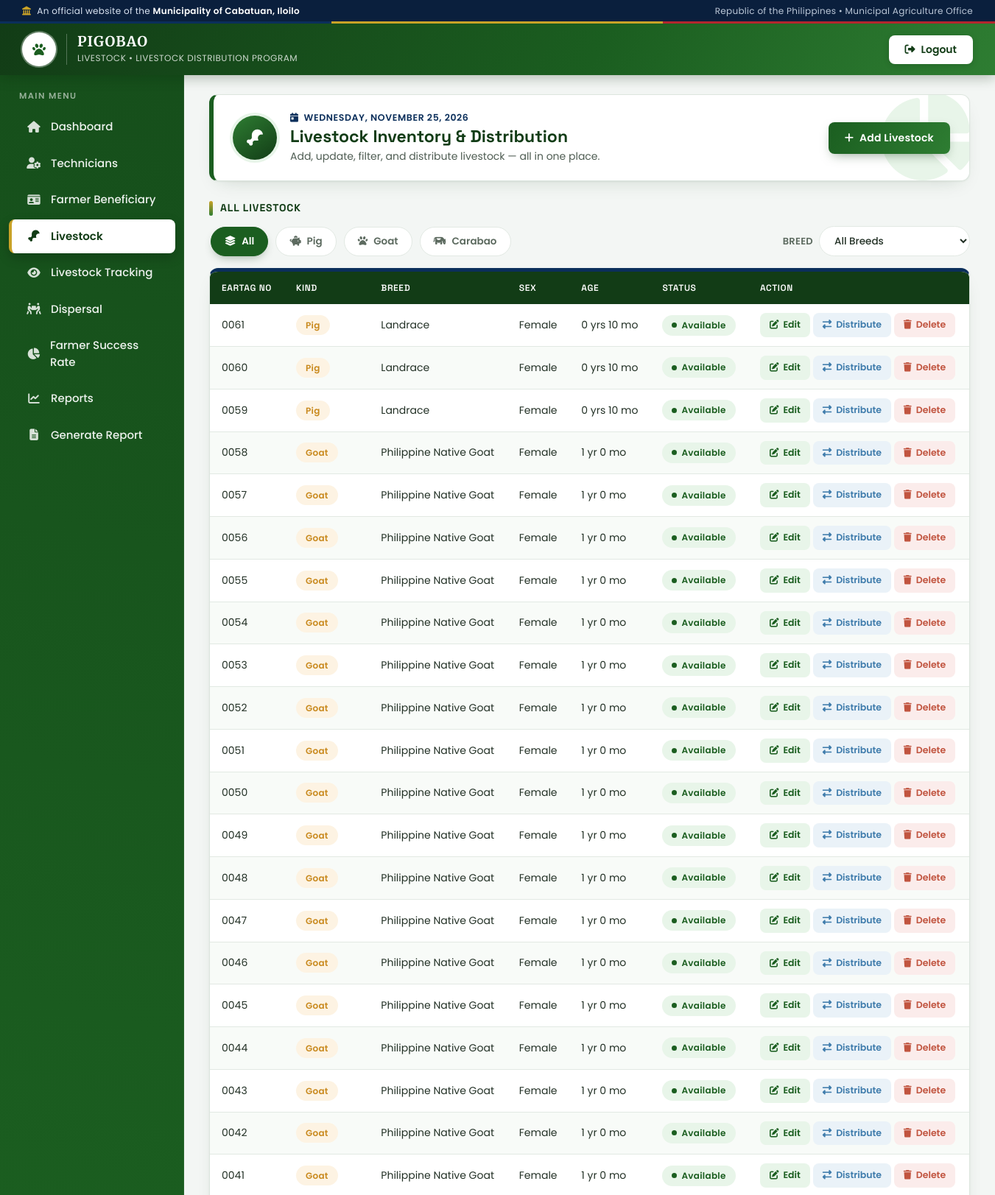
Page /add-livestock.php (signed in, upper part) on the committed database.
### tables this page shows
CREATE TABLE `livestock` (
  `livestock_id` int(10) UNSIGNED NOT NULL,
  `kind` enum('goat','pig','carabao') NOT NULL,
  `breed` varchar(100) NOT NULL,
  `sex` enum('Male','Female','Unknown') NOT NULL DEFAULT 'Unknown',
  `birth_date` date DEFAULT NULL,
  `batch_no` varchar(50) NOT NULL,
  `status` enum('available','distributed','dead','retired') NOT NULL DEFAULT 'available',
  `created_at` timestamp NOT NULL DEFAULT current_timestamp(),
  `updated_at` timestamp NOT NULL DEFAULT current_timestamp() ON UPDATE current_timestamp()
);

### add-livestock.php (the view, shortened to what this page needs)
<?php
require '../db.php';
function livestockAge($birthDate) {
    try {
        $birth = new DateTime($birthDate);
        $today = new DateTime('today');
        $diff = $birth->diff($today);
        return $diff->y . ' yr' . ($diff->y === 1 ? '' : 's') . ' ' . $diff->m . ' mo';
    } catch(Exception $e) {
        return '—';
    }
}
$inventory = $conn->query("SELECT * FROM livestock WHERE status = 'available' ORDER BY livestock_id DESC");
$rows = [];
if($inventory && $inventory->num_rows > 0) {
    while($r = $inventory->fetch_assoc()) {
        $rows[] = $r;
    }
}
?>
<!DOCTYPE html>
<html lang="en">
<head>
<link rel="stylesheet" href="https://cdnjs.cloudflare.com/ajax/libs/font-awesome/6.4.0/css/all.min.css">
<link rel="stylesheet" href="https://cdn.jsdelivr.net/npm/bootstrap@5.3.0/dist/css/bootstrap.min.css">
</head>
<body>
<div class="gov-strip">
    <div class="left">
        <i class="fas fa-landmark"></i>
        <span>An official website of the <strong>Municipality of Cabatuan, Iloilo</strong></span>
    </div>
    <div class="right">Republic of the Philippines &bull; Municipal Agriculture Office</div>
</div>
<header>
    <div class="brand">
        <div class="seal">
        </div>
        <div class="titles">
            <h1>PIGOBAO</h1>
            <small>Livestock &bull; Livestock Distribution Program</small>
        </div>
    </div>
    <a href="../adminlog_out.php" class="logout"><i class="fas fa-right-from-bracket"></i> Logout</a>
</header>
<div class="sidebar">
    <div class="menu-title">Main Menu</div>
    <a href="../admin_dashboard.php"><i class="fas fa-home"></i> Dashboard</a>
    <a href="./add-technician.php"><i class="fas fa-user-cog"></i> Technicians</a>
    <a href="./farmer-beneficiary.php"><i class="fas fa-id-card"></i> Farmer Beneficiary</a>
    <a href="./add-livestock.php"class="active"><i class="fas fa-drumstick-bite"></i> Livestock</a>
    <a href="./tracking.php"><i class="fas fa-eye"></i> Livestock Tracking</a>
    <a href="./dispersal.php"><i class="fas fa-people-carry-box"></i> Dispersal</a>
    <a href="./farmer-success-rate.php" ><i class="fas fa-chart-pie"></i> Farmer Success Rate</a>
    <a href="./reports.php"><i class="fas fa-chart-line"></i> Reports</a>
    <a href="./generate-report.php"><i class="fas fa-file-alt"></i> Generate Report</a>
</div>
<div class="main-content">
    <div class="page-card">
        <div class="page-icon"><i class="fas fa-drumstick-bite"></i></div>
        <div class="page-info">
            <div class="page-date"><i class="fas fa-calendar-day"></i> <?= date('l, F j, Y') ?></div>
            <h2>Livestock Inventory &amp; Distribution</h2>
            <p>Add, update, filter, and distribute livestock — all in one place.</p>
        </div>
        <button class="add-btn" data-bs-toggle="modal" data-bs-target="#addLivestockModal">
            <i class="fas fa-plus"></i> Add Livestock
        </button>
    </div>
    <p class="section-label">All Livestock</p>
    <div class="kind-filter-bar">
        <button type="button" class="kind-filter-btn active" data-filter="all" onclick="filterKind('all', this)">
            <i class="fas fa-layer-group"></i> All
        </button>
        <button type="button" class="kind-filter-btn" data-filter="pig" onclick="filterKind('pig', this)">
            <i class="fas fa-piggy-bank"></i> Pig
        </button>
        <button type="button" class="kind-filter-btn" data-filter="goat" onclick="filterKind('goat', this)">
            <i class="fas fa-paw"></i> Goat
        </button>
        <button type="button" class="kind-filter-btn" data-filter="carabao" onclick="filterKind('carabao', this)">
            <i class="fas fa-cow"></i> Carabao
        </button>
        <div class="breed-filter-wrap">
            <label for="breedFilterSelect">Breed</label>
            <select id="breedFilterSelect" onchange="filterBreed(this.value)">
                <option value="all">All Breeds</option>
            </select>
        </div>
    </div>
    <div class="table-card">
        <div class="table-responsive">
            <table class="pg-table" id="livestockTable">
                <thead>
                    <tr>
                        <th>Eartag No</th>
                        <th>Kind</th>
                        <th>Breed</th>
                        <th>Sex</th>
                        <th>Age</th>
                        <th>Status</th>
                        <th>Action</th>
                    </tr>
                </thead>
                <tbody>
                    <?php
                    if(!empty($rows)):
                        foreach($rows as $row):
                    ?>
                            <tr class="data-row" data-kind="<?= htmlspecialchars($row['kind']) ?>" data-breed="<?= htmlspecialchars($row['breed'] ?? '', ENT_QUOTES) ?>">
                                <td><?= htmlspecialchars($row['batch_no']) ?></td>
                                <td><span class="kind-pill"><?= htmlspecialchars($row['kind']) ?></span></td>
                                <td><?= htmlspecialchars($row['breed']) ?: '—' ?></td>
                                <td><?= htmlspecialchars($row['sex']) ?></td>
                                <td><?= htmlspecialchars(livestockAge($row['birth_date'] ?? null)) ?></td>
                                <td>
                                    <span class="status-pill status-<?= htmlspecialchars($row['status']) ?>">
                                        <?= htmlspecialchars(ucfirst($row['status'])) ?>
                                    </span>
                                </td>
                                <td>
                                    <button class="action-btn edit" data-bs-toggle="modal" data-bs-target="#editLivestockModal<?= $row['livestock_id'] ?>">
                                        <i class="fas fa-edit"></i> Edit
                                    </button>
                                    <?php if($row['status'] === 'available'): ?>
                                        <button
                                            type="button"
                                            class="action-btn distribute"
                                            data-bs-toggle="modal"
                                            data-bs-target="#distributeModal"
                                            data-livestock-id="<?= (int)$row['livestock_id'] ?>"
                                            data-livestock-name="<?= htmlspecialchars(ucfirst($row['kind']).($row['breed'] ? ", ".$row['breed'] : ""), ENT_QUOTES, 'UTF-8') ?>"
                                            data-batch-no="<?= htmlspecialchars($row['batch_no'], ENT_QUOTES, 'UTF-8') ?>"
                                        >
                                            <i class="fas fa-exchange-alt"></i> Distribute
                                        </button>
                                    <?php endif; ?>
                                    <a href="add-livestock.php?delete_id=<?= $row['livestock_id'] ?>" class="action-btn delete" onclick="return confirm('Delete this livestock?');">
                                        <i class="fas fa-trash"></i> Delete
                                    </a>
                                </td>
                            </tr>
                    <?php
                        endforeach;
                    else:
                    ?>
                        <tr><td colspan="7" class="empty-row"><em>No livestock in inventory</em></td></tr>
                    <?php endif; ?>
                </tbody>
            </table>
        </div>
    </div>
</div>
</body>
</html>

### rows in the picture
livestock: batch_no "0061", kind "Pig", breed "Landrace", sex "Female", birth_date "0 yrs 10 mo", status "Available"
livestock: batch_no "0060", kind "Pig", breed "Landrace", sex "Female", birth_date "0 yrs 10 mo", status "Available"
livestock: batch_no "0059", kind "Pig", breed "Landrace", sex "Female", birth_date "0 yrs 10 mo", status "Available"
livestock: batch_no "0058", kind "Goat", breed "Philippine Native Goat", sex "Female", birth_date "1 yr 0 mo", status "Available"
livestock: batch_no "0057", kind "Goat", breed "Philippine Native Goat", sex "Female", birth_date "1 yr 0 mo", status "Available"
livestock: batch_no "0056", kind "Goat", breed "Philippine Native Goat", sex "Female", birth_date "1 yr 0 mo", status "Available"
livestock: batch_no "0055", kind "Goat", breed "Philippine Native Goat", sex "Female", birth_date "1 yr 0 mo", status "Available"
livestock: batch_no "0054", kind "Goat", breed "Philippine Native Goat", sex "Female", birth_date "1 yr 0 mo", status "Available"
livestock: batch_no "0053", kind "Goat", breed "Philippine Native Goat", sex "Female", birth_date "1 yr 0 mo", status "Available"
livestock: batch_no "0052", kind "Goat", breed "Philippine Native Goat", sex "Female", birth_date "1 yr 0 mo", status "Available"
livestock: batch_no "0051", kind "Goat", breed "Philippine Native Goat", sex "Female", birth_date "1 yr 0 mo", status "Available"
livestock: batch_no "0050", kind "Goat", breed "Philippine Native Goat", sex "Female", birth_date "1 yr 0 mo", status "Available"
livestock: batch_no "0049", kind "Goat", breed "Philippine Native Goat", sex "Female", birth_date "1 yr 0 mo", status "Available"
livestock: batch_no "0048", kind "Goat", breed "Philippine Native Goat", sex "Female", birth_date "1 yr 0 mo", status "Available"
livestock: batch_no "0047", kind "Goat", breed "Philippine Native Goat", sex "Female", birth_date "1 yr 0 mo", status "Available"
livestock: batch_no "0046", kind "Goat", breed "Philippine Native Goat", sex "Female", birth_date "1 yr 0 mo", status "Available"
livestock: batch_no "0045", kind "Goat", breed "Philippine Native Goat", sex "Female", birth_date "1 yr 0 mo", status "Available"
livestock: batch_no "0044", kind "Goat", breed "Philippine Native Goat", sex "Female", birth_date "1 yr 0 mo", status "Available"
livestock: batch_no "0043", kind "Goat", breed "Philippine Native Goat", sex "Female", birth_date "1 yr 0 mo", status "Available"
livestock: batch_no "0042", kind "Goat", breed "Philippine Native Goat", sex "Female", birth_date "1 yr 0 mo", status "Available"
livestock: batch_no "0041", kind "Goat", breed "Philippine Native Goat", sex "Female", birth_date "1 yr 0 mo", status "Available"
